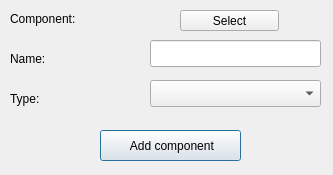
<?xml version="1.0" encoding="UTF-8"?>
<ui version="4.0">
 <class>AddComponent</class>
 <widget class="QDialog" name="AddComponent">
  <property name="geometry">
   <rect>
    <x>0</x>
    <y>0</y>
    <width>333</width>
    <height>175</height>
   </rect>
  </property>
  <property name="windowTitle">
   <string>Add component</string>
  </property>
  <property name="windowIcon">
   <iconset resource="resources.qrc">
    <normaloff>:/icons/icons/add.png</normaloff>:/icons/icons/add.png</iconset>
  </property>
  <widget class="QLabel" name="l_component">
   <property name="geometry">
    <rect>
     <x>10</x>
     <y>10</y>
     <width>91</width>
     <height>17</height>
    </rect>
   </property>
   <property name="text">
    <string>Component:</string>
   </property>
  </widget>
  <widget class="QLabel" name="l_name">
   <property name="geometry">
    <rect>
     <x>10</x>
     <y>50</y>
     <width>67</width>
     <height>17</height>
    </rect>
   </property>
   <property name="text">
    <string>Name:</string>
   </property>
  </widget>
  <widget class="QLineEdit" name="edit_name">
   <property name="geometry">
    <rect>
     <x>150</x>
     <y>40</y>
     <width>171</width>
     <height>27</height>
    </rect>
   </property>
  </widget>
  <widget class="QPushButton" name="b_add_component">
   <property name="geometry">
    <rect>
     <x>100</x>
     <y>130</y>
     <width>141</width>
     <height>31</height>
    </rect>
   </property>
   <property name="layoutDirection">
    <enum>Qt::LeftToRight</enum>
   </property>
   <property name="text">
    <string> Add component</string>
   </property>
   <property name="icon">
    <iconset resource="resources.qrc">
     <normaloff>:/icons/icons/add.png</normaloff>:/icons/icons/add.png</iconset>
   </property>
  </widget>
  <widget class="QLabel" name="l_component_name">
   <property name="geometry">
    <rect>
     <x>150</x>
     <y>10</y>
     <width>171</width>
     <height>17</height>
    </rect>
   </property>
   <property name="text">
    <string/>
   </property>
  </widget>
  <widget class="QPushButton" name="b_sel_component">
   <property name="geometry">
    <rect>
     <x>180</x>
     <y>10</y>
     <width>99</width>
     <height>21</height>
    </rect>
   </property>
   <property name="text">
    <string>Select</string>
   </property>
  </widget>
  <widget class="QLabel" name="l_type">
   <property name="geometry">
    <rect>
     <x>10</x>
     <y>90</y>
     <width>101</width>
     <height>17</height>
    </rect>
   </property>
   <property name="text">
    <string>Type:</string>
   </property>
  </widget>
  <widget class="QComboBox" name="cb_sel_type">
   <property name="geometry">
    <rect>
     <x>150</x>
     <y>80</y>
     <width>171</width>
     <height>27</height>
    </rect>
   </property>
  </widget>
 </widget>
 <resources>
  <include location="resources.qrc"/>
 </resources>
 <connections/>
</ui>
